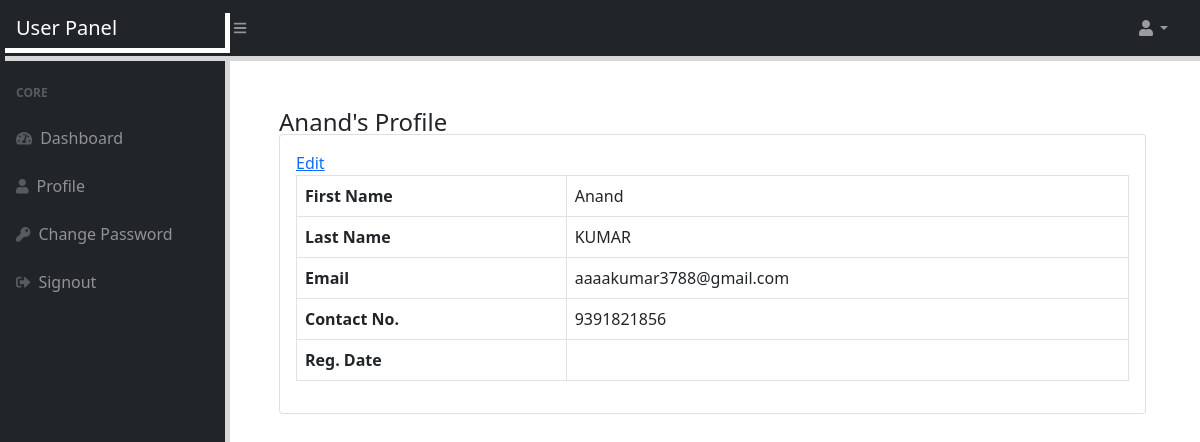
The app's page /admin/user/profile.php (signed in) with its own data.
### tables this page shows
CREATE TABLE `user_form` (
  `id` int NOT NULL,
  `fname` varchar(200) NOT NULL,
  `lname` varchar(200) NOT NULL,
  `email` varchar(100) NOT NULL,
  `password` varchar(100) DEFAULT NULL,
  `contact` varchar(50) NOT NULL,
  `user_role` varchar(100) NOT NULL,
  `status` varchar(100) DEFAULT NULL,
  `date` date DEFAULT NULL
);

### admin/user/profile.php (the view, shortened to what this page needs)
<?php session_start();
$servername = "localhost";
$username = "root";
$password = "mysql";
$database = "connect";
$conn = mysqli_connect($servername, $username, $password, $database);
if (strlen($_SESSION['id']==0)) {
  header('location:logout.php');
  } else{
?>
<!DOCTYPE html>
<html lang="en">
    <head>
        <link href="https://cdn.jsdelivr.net/npm/simple-datatables@latest/dist/style.css" rel="stylesheet" />
        <link href="css/styles.css" rel="stylesheet" />
    </head>
    <body class="sb-nav-fixed">
	   <nav class="sb-topnav navbar navbar-expand navbar-dark bg-dark">
            <a class="navbar-brand ps-3" href="index.html">User Panel</a>
            <button class="btn btn-link btn-sm order-1 order-lg-0 me-4 me-lg-0" id="sidebarToggle" href="#!"><i class="fas fa-bars"></i></button>
            <form class="d-none d-md-inline-block form-inline ms-auto me-0 me-md-3 my-2 my-md-0">
                <div class="input-group">
                </div>
            </form>
            <ul class="navbar-nav ms-auto ms-md-0 me-3 me-lg-4">
                <li class="nav-item dropdown">
                    <a class="nav-link dropdown-toggle" id="navbarDropdown" href="#" role="button" data-bs-toggle="dropdown" aria-expanded="false"><i class="fas fa-user fa-fw"></i></a>
                </li>
            </ul>
        </nav>
        <div id="layoutSidenav">
		  <div id="layoutSidenav_nav">
                <nav class="sb-sidenav accordion sb-sidenav-dark" id="sidenavAccordion">
                    <div class="sb-sidenav-menu">
                        <div class="nav">
                            <div class="sb-sidenav-menu-heading">Core</div>
                            <a class="nav-link" href="welcome.php">
                                <div class="sb-nav-link-icon"><i class="fas fa-tachometer-alt"></i></div>
                                Dashboard
                            </a>
                            <a class="nav-link" href="profile.php">
                                <div class="sb-nav-link-icon"><i class="fas fa-user"></i></div>
                                Profile
                            </a>
  <a class="nav-link" href="change-password.php">
                                <div class="sb-nav-link-icon"><i class="fas fa-key"></i></div>
                               Change Password
                            </a>
                            <a class="nav-link" href="logout.php">
                                <div class="sb-nav-link-icon"><i class="fas fa-sign-out-alt"></i></div>
                                Signout
                            </a>
                        </div>
                    </div>
                </nav>
            </div>
            <div id="layoutSidenav_content">
                <main>
                    <div class="container-fluid px-4">
<?php
$userid=$_SESSION['id'];
$query=mysqli_query($conn,"select * from user_form where id='$userid'");
while($result=mysqli_fetch_array($query))
{?>
                        <h1 class="mt-4"><?php echo $result['fname'];?>'s Profile</h1>
                        <div class="card mb-4">
                            <div class="card-body">
                                <a href="edit-profile.php">Edit</a>
                                <table class="table table-bordered">
                                   <tr>
                                    <th>First Name</th>
                                       <td><?php echo $result['fname'];?></td>
                                   </tr>
                                   <tr>
                                       <th>Last Name</th>
                                       <td><?php echo $result['lname'];?></td>
                                   </tr>
                                   <tr>
                                       <th>Email</th>
                                       <td colspan="3"><?php echo $result['email'];?></td>
                                   </tr>
                                     <tr>
                                       <th>Contact No.</th>
										<td colspan="3"><?php echo $result['contact'];?></td>
                                   </tr>
                                        <tr>
                                       <th>Reg. Date</th>
                                       <td colspan="3"><?php echo $result['Date'];?></td>
                                   </tr>
                                </table>
                            </div>
                        </div>
<?php } ?>
                    </div>
                </main>
            </div>
        </div>
    </body>
</html>
<?php } ?>

### records on screen
user_form: fname "Anand", lname "KUMAR", email "aaaakumar3788@gmail.com", contact "9391821856"
